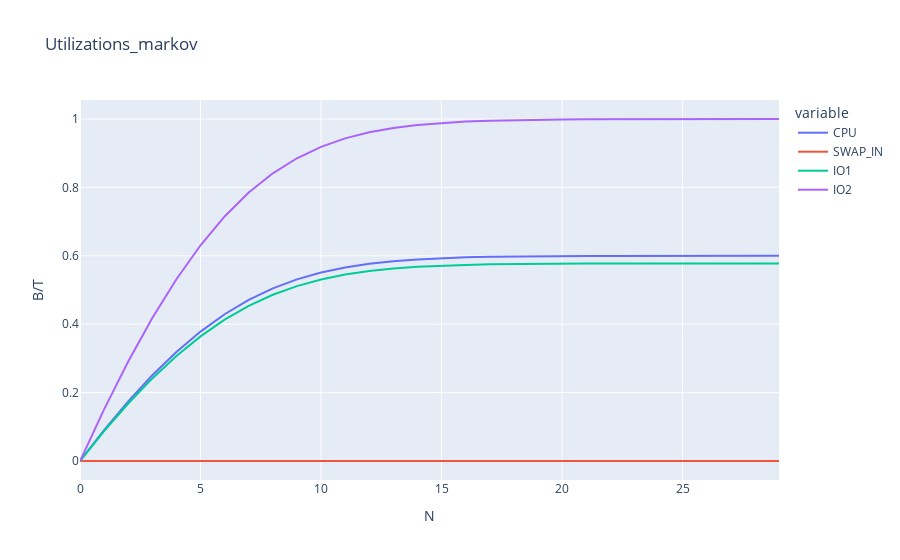

This figure's notebook cell:
### Code cell
produce_graph_and_save(utilization,"Utilizations_markov","B/T")

### Figure 1 — Plotly figure (JSON) as saved in the notebook; plotly's stock layout.template omitted (floating-point values rounded to 4 significant figures)
{"data": [{"hovertemplate": "variable=CPU<br>N=%{x}<br>value=%{y}<extra></extra>", "legendgroup": "CPU", "line": {"color": "#636efa", "dash": "solid"}, "marker": {"symbol": "circle"}, "mode": "lines", "name": "CPU", "orientation": "v", "showlegend": true, "type": "scatter", "x": [0, 1, 2, 3, 4, 5, 6, 7, 8, 9, 10, 11, 12, 13, 14, 15, 16, 17, 18, 19, 20, 21, 22, 23, 24, 25, 26, 27, 28, 29], "xaxis": "x", "y": [0, 0.0906, 0.1745, 0.2508, 0.319, 0.3784, 0.4291, 0.471, 0.5047, 0.5311, 0.5511, 0.566, 0.5767, 0.5842, 0.5895, 0.5931, 0.5955, 0.5971, 0.5981, 0.5988, 0.5992, 0.5995, 0.5997, 0.5998, 0.5999, 0.5999, 0.6, 0.6, 0.6, 0.6], "yaxis": "y"}, {"hovertemplate": "variable=SWAP_IN<br>N=%{x}<br>value=%{y}<extra></extra>", "legendgroup": "SWAP_IN", "line": {"color": "#EF553B", "dash": "solid"}, "marker": {"symbol": "circle"}, "mode": "lines", "name": "SWAP_IN", "orientation": "v", "showlegend": true, "type": "scatter", "x": [0, 1, 2, 3, 4, 5, 6, 7, 8, 9, 10, 11, 12, 13, 14, 15, 16, 17, 18, 19, 20, 21, 22, 23, 24, 25, 26, 27, 28, 29], "xaxis": "x", "y": [0, 0, 0, 0, 0, 0, 0, 0, 0, 0, 0, 0, 0, 0, 0, 0, 0, 0, 0, 0, 0, 0, 0, 0, 0, 0, 0, 0, 0, 0], "yaxis": "y"}, {"hovertemplate": "variable=IO1<br>N=%{x}<br>value=%{y}<extra></extra>", "legendgroup": "IO1", "line": {"color": "#00cc96", "dash": "solid"}, "marker": {"symbol": "circle"}, "mode": "lines", "name": "IO1", "orientation": "v", "showlegend": true, "type": "scatter", "x": [0, 1, 2, 3, 4, 5, 6, 7, 8, 9, 10, 11, 12, 13, 14, 15, 16, 17, 18, 19, 20, 21, 22, 23, 24, 25, 26, 27, 28, 29], "xaxis": "x", "y": [0, 0.08725, 0.168, 0.2415, 0.3072, 0.3644, 0.4132, 0.4536, 0.486, 0.5114, 0.5307, 0.545, 0.5553, 0.5626, 0.5676, 0.5711, 0.5734, 0.5749, 0.576, 0.5766, 0.577, 0.5773, 0.5775, 0.5776, 0.5777, 0.5777, 0.5777, 0.5777, 0.5778, 0.5778], "yaxis": "y"}, {"hovertemplate": "variable=IO2<br>N=%{x}<br>value=%{y}<extra></extra>", "legendgroup": "IO2", "line": {"color": "#ab63fa", "dash": "solid"}, "marker": {"symbol": "circle"}, "mode": "lines", "name": "IO2", "orientation": "v", "showlegend": true, "type": "scatter", "x": [0, 1, 2, 3, 4, 5, 6, 7, 8, 9, 10, 11, 12, 13, 14, 15, 16, 17, 18, 19, 20, 21, 22, 23, 24, 25, 26, 27, 28, 29], "xaxis": "x", "y": [0, 0.151, 0.2908, 0.418, 0.5316, 0.6307, 0.7151, 0.785, 0.8412, 0.8852, 0.9186, 0.9433, 0.9611, 0.9737, 0.9825, 0.9884, 0.9924, 0.9951, 0.9968, 0.998, 0.9987, 0.9992, 0.9995, 0.9997, 0.9998, 0.9999, 0.9999, 1.0, 1.0, 1.0], "yaxis": "y"}], "layout": {"legend": {"title": {"text": "variable"}, "tracegroupgap": 0}, "title": {"text": "Utilizations_markov"}, "xaxis": {"anchor": "y", "domain": [0, 1], "title": {"text": "N"}}, "yaxis": {"anchor": "x", "domain": [0, 1], "title": {"text": "B/T"}}}}
